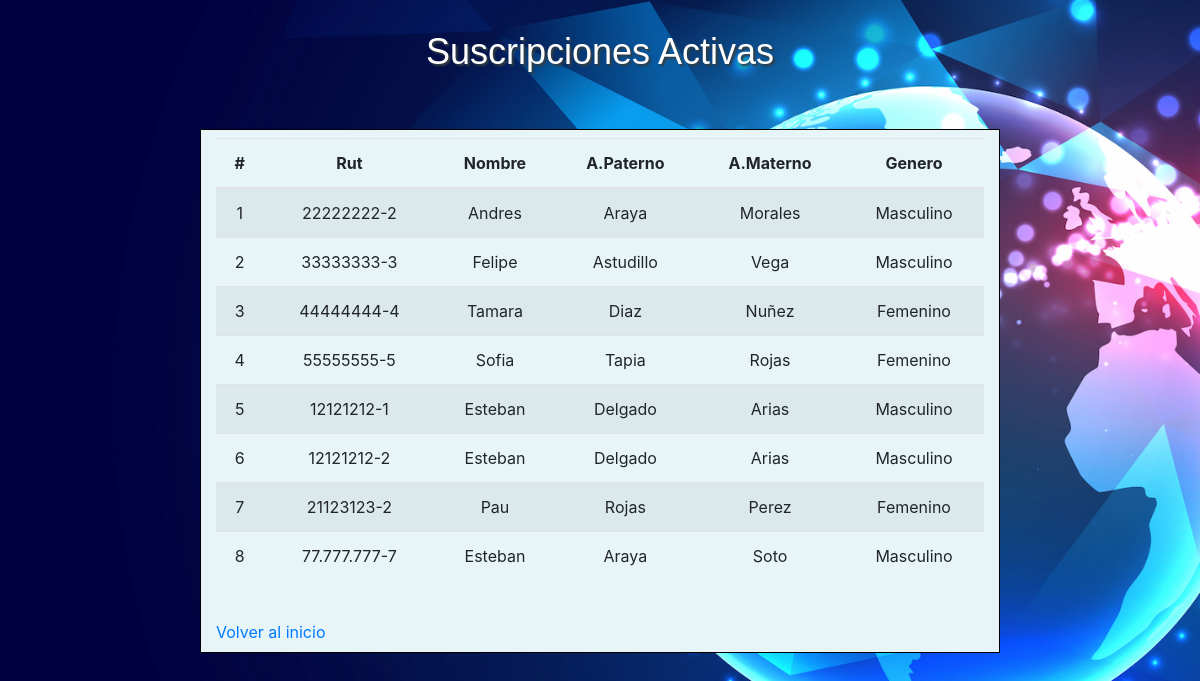
/suscripciones/index, run on an earlier commit of the app's database.
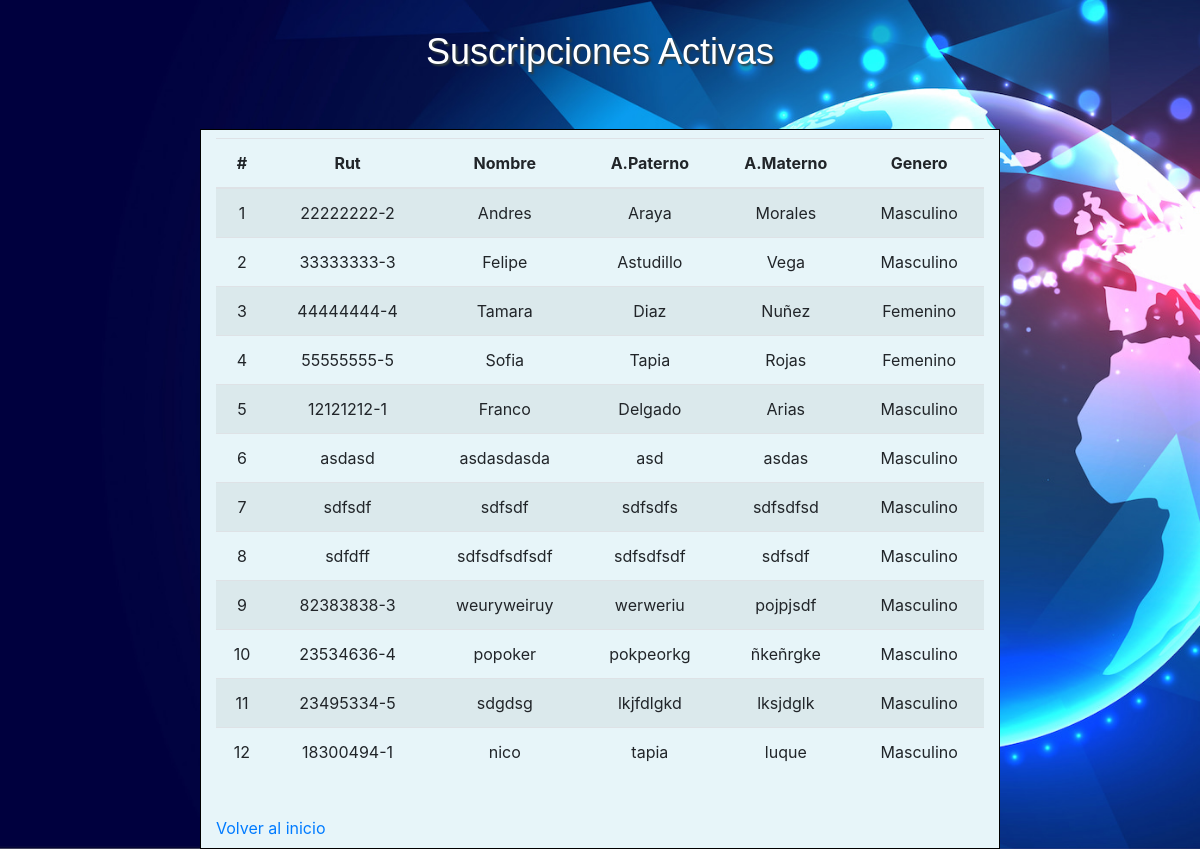
And on a later commit of the database.
### suscripciones/models.py (models this page shows, shortened)
class Suscriptor(models.Model):
    rut = models.CharField(primary_key=True, max_length=10)
    nombre = models.CharField(max_length=20)
    apellido_paterno = models.CharField(max_length=20)
    apellido_materno = models.CharField(max_length=20)
    fecha_nacimiento = models.DateField(blank=False, null=False)
    id_genero = models.ForeignKey('Genero',on_delete=models.CASCADE, db_column='idGenero')
    telefono = models.CharField(max_length=45)
    email = models.EmailField(unique=True, max_length=100, blank=True, null=True)
    direccion = models.CharField(max_length=50, blank=True, null=True)
    activo = models.IntegerField()

class Genero(models.Model):
    id_genero = models.AutoField(db_column='idGenero', primary_key=True)
    genero = models.CharField(max_length=20, blank=False, null=False)

### suscripciones/views.py (the view)
# urls.py: path('index', views.index, name='index'),
def index(request):
    suscripciones= Suscriptor.objects.all()
    context={"suscripciones":suscripciones}
    return render(request, 'suscripciones/index.html', context)

### suscripciones/templates/suscripciones/index.html (shortened to what this page needs)
{% load static %}
<!DOCTYPE html>
<html lang="en">
<head>
    <link rel="stylesheet" href="https://cdn.jsdelivr.net/npm/bootstrap@4.5.3/dist/css/bootstrap.min.css"
>
    <link rel="stylesheet" href="../../static/css/suscripcion_list.css">
</head>
<body>
        <div class="header">
            <h2>Suscripciones Activas</h2>
        </div>
        <br>
        <br>
        <div class="col-sm-12 col-md-6 col-lg-8 col-xl-8" id="table-container">
            <div class="table-responsive py-2">
                <table class="table table-striped">
                    <thead>
                        <tr>
                            <th>#</th>
                            <th>Rut</th>
                            <th>Nombre</th>
                            <th>A.Paterno</th>
                            <th>A.Materno</th>
                            <th>Genero</th>
                        </tr>
                    </thead>
                    <tbody>
                        {% for suscriptor in suscripciones %}
                        <tr>
                            <td>{{forloop.counter}}</td>
                            <td>{{suscriptor.rut}}</td>
                            <td>{{suscriptor.nombre}}</td>
                            <td>{{suscriptor.apellido_paterno}}</td>
                            <td>{{suscriptor.apellido_materno}}</td>
                            <td>{{suscriptor.id_genero.genero}}</td>
                        </tr>
                        {% endfor %}
                    </tbody>
                </table>
                <br>
                <a href="base">Volver al inicio</a>
                <br>
            </div>
        </div>
</body>
</html>

### suscripciones/static/css/suscripcion_list.css (style rules this page uses)
.header h2 { font-size: 36px; font-family: sans-serif; text-align: center; text-shadow: 2px 2px 2px rgb(51, 62, 65); margin-top: 30px; color: white; }
th, td { text-align: center; vertical-align: middle; }
* { margin: 0; padding: 0; box-sizing: border-box; }
#table-container { background-color: rgb(231, 245, 249); border: 1px solid black; margin: 0 auto; }
body { justify-content: center; align-items: center; min-height: 100vh; background: url(../../static/img/fondo-login.jpg) no-repeat; background-size: cover; background-position: center; }

What changed in the data, as far as the page shows it:
removed Suscriptor: rut "12121212-2", nombre "Esteban", apellido_paterno "Delgado", apellido_materno "Arias", id_genero.genero "Masculino"
removed Suscriptor: rut "21123123-2", nombre "Pau", apellido_paterno "Rojas", apellido_materno "Perez", id_genero.genero "Femenino"
removed Suscriptor: rut "77.777.777-7", nombre "Esteban", apellido_paterno "Araya", apellido_materno "Soto", id_genero.genero "Masculino"
changed Suscriptor "Delgado": nombre "Esteban" → "Franco"
added Suscriptor: rut "asdasd", nombre "asdasdasda", apellido_paterno "asd", apellido_materno "asdas", id_genero.genero "Masculino"
added Suscriptor: rut "sdfsdf", nombre "sdfsdf", apellido_paterno "sdfsdfs", apellido_materno "sdfsdfsd", id_genero.genero "Masculino"
added Suscriptor: rut "sdfdff", nombre "sdfsdfsdfsdf", apellido_paterno "sdfsdfsdf", apellido_materno "sdfsdf", id_genero.genero "Masculino"
added Suscriptor: rut "82383838-3", nombre "weuryweiruy", apellido_paterno "werweriu", apellido_materno "pojpjsdf", id_genero.genero "Masculino"
added Suscriptor: rut "23534636-4", nombre "popoker", apellido_paterno "pokpeorkg", apellido_materno "ñkeñrgke", id_genero.genero "Masculino"
added Suscriptor: rut "23495334-5", nombre "sdgdsg", apellido_paterno "lkjfdlgkd", apellido_materno "lksjdglk", id_genero.genero "Masculino"
added Suscriptor: rut "18300494-1", nombre "nico", apellido_paterno "tapia", apellido_materno "luque", id_genero.genero "Masculino"
